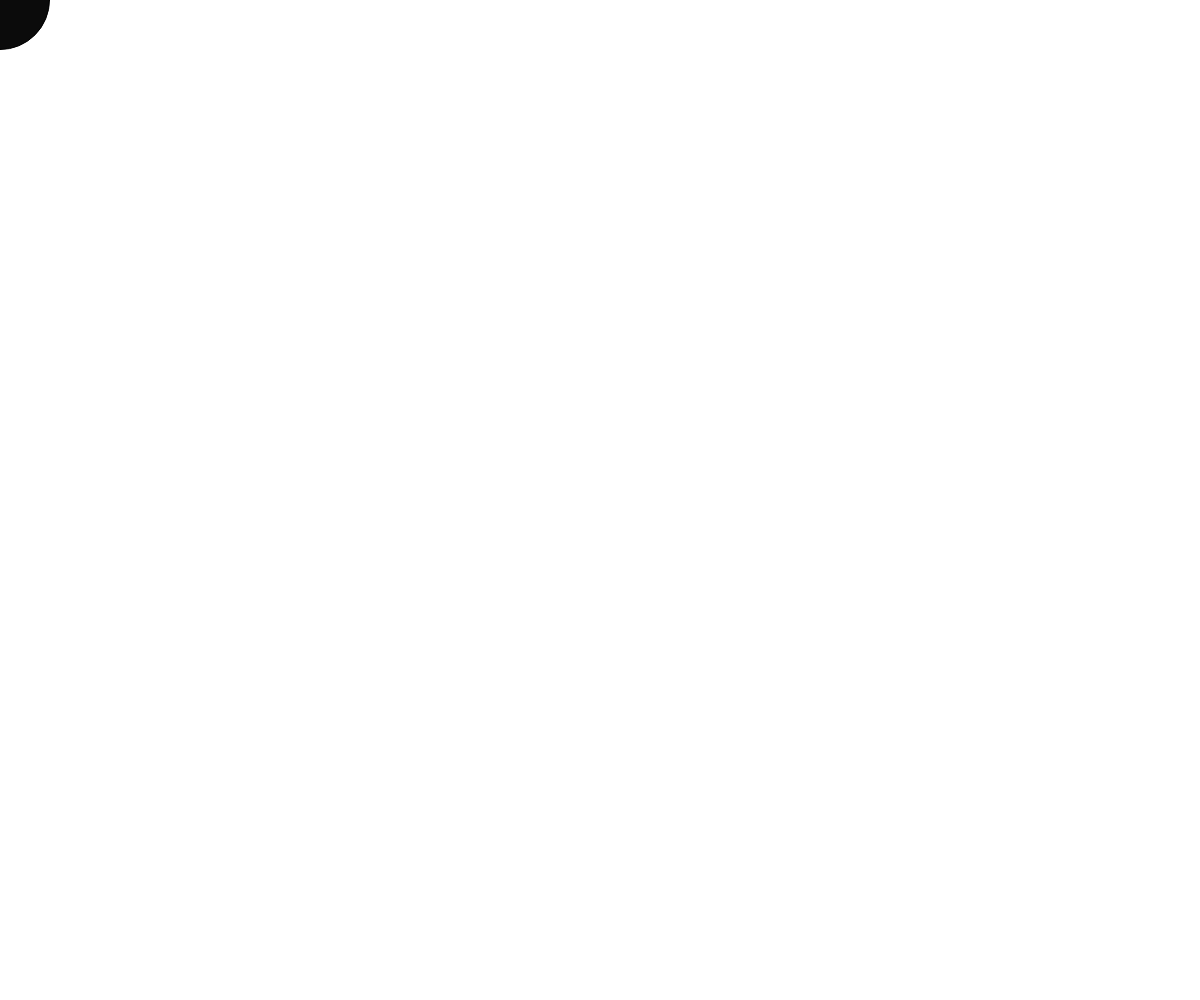
Frame 1 (no input)
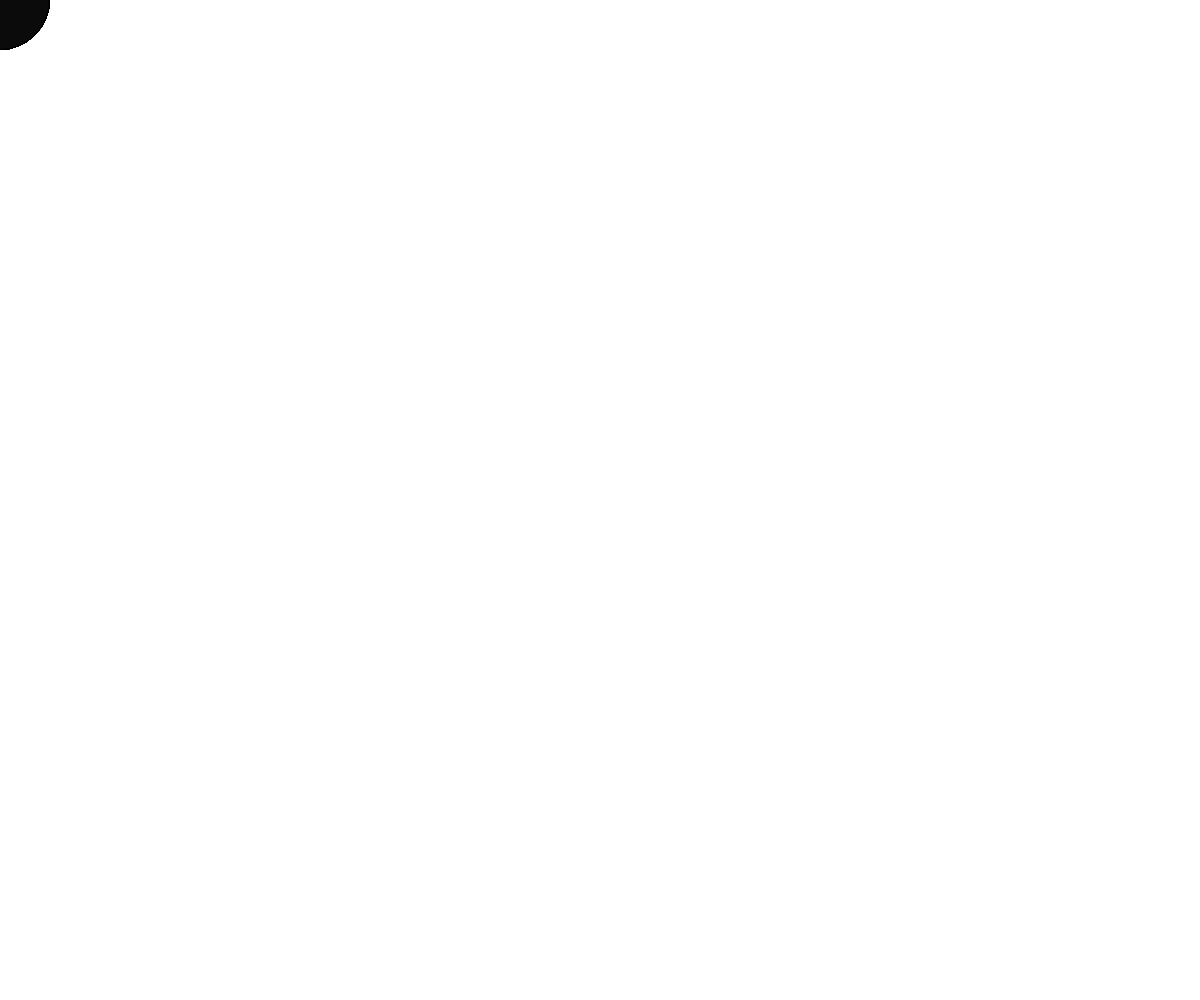
Frame 60 (no input)
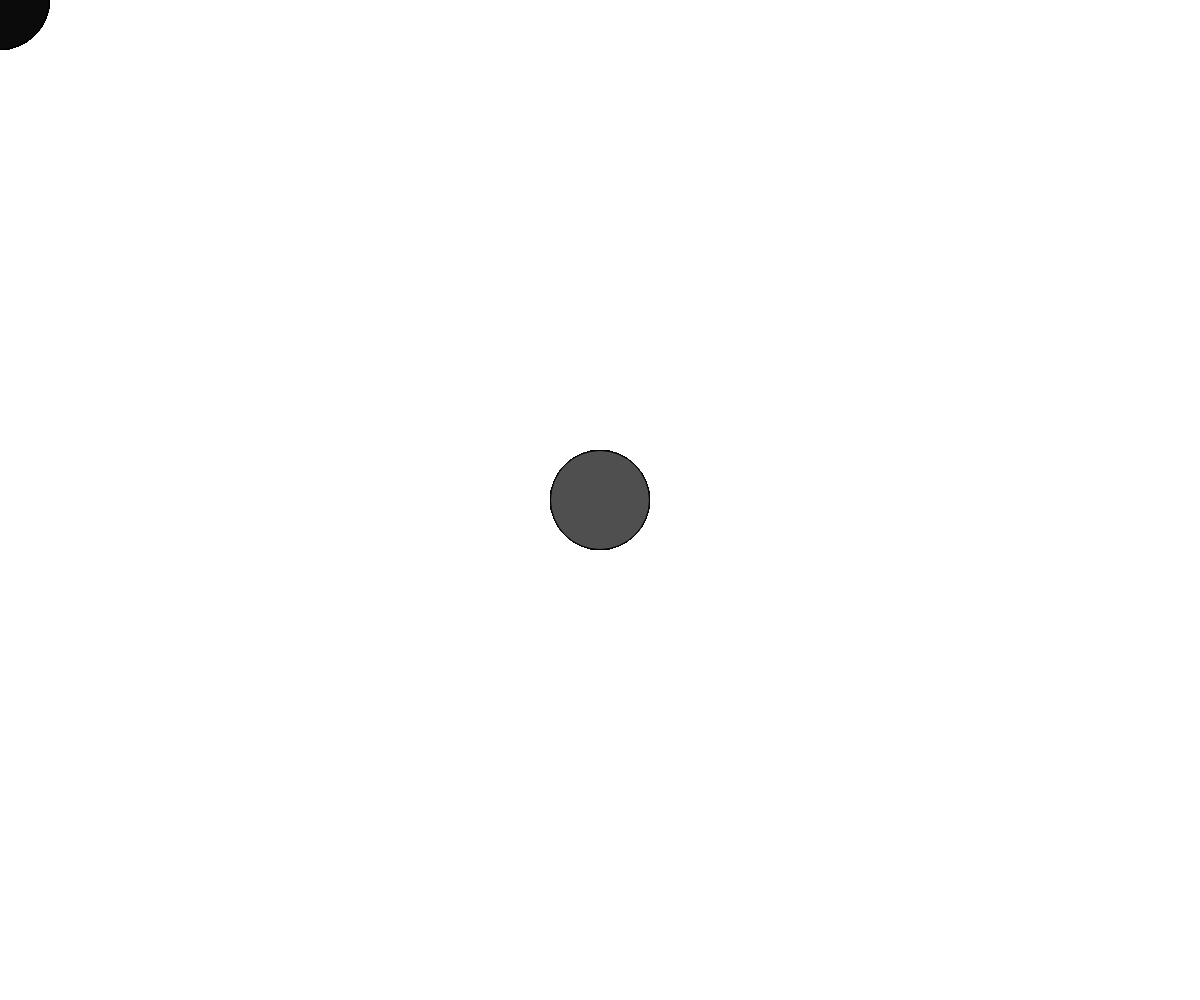
Frame 120 (the mouse pressed at the canvas centre since frame 60)

The p5.js sketch that drew these frames (run headless with seeded random() and noise() and a simulated clock; from frame 60 on, the mouse is pressed at the canvas centre):

// p5.js sketch
// ── sketch.js
/* eslint-disable no-undef, no-unused-vars */

function setup() {
  createCanvas(windowWidth, windowHeight);
  // Put setup code here
}

function draw() {
  // Put drawings here
  if (mouseIsPressed) {
    fill(79);
  } else {
    fill(11);
  }
  ellipse(mouseX, mouseY, 99, 99);
}

// This Redraws the Canvas when resized
windowResized = function () {
  resizeCanvas(windowWidth, windowHeight);
};
